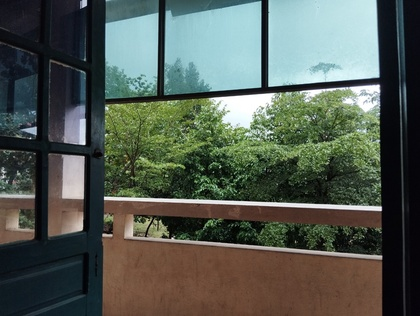
%> input picture phongcanh04.jpg, 420 x 316 px, shrunk from 1280 x 963 before the run
$ octave Gaussian_low_pass_filter.m   (GNU Octave 9; MATLAB toolbox functions it lacks are replaced by stand-ins)
%> lines starting %> are read from the running program, lines starting %| are printed output that depends on the picture
%Bo loc thong thap Gaussian
clc, clearvars, close all;

im = rgb2gray(imread('phongcanh04.jpg'));
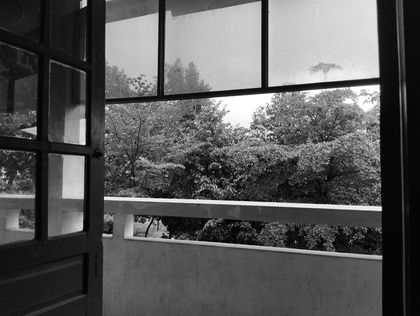
%> im: size 316x420 uint8; min 0, max 255, mean 87.6


[col, row] = size(im);
%> col = 316; row = 420
D0 = 0.5*min(col,row);
%> D0 = 158
H = zeros(col, row);
cx = round(col/2);
%> cx = 158
cy = round(row/2);
%> cy = 210
imf = fftshift(fft2(im));

for i = 1 : col
    for j = 1 : row
        d = (i-cx).^2 + (j-cy).^2;
        H(i,j) = exp(-(d.^2)/(2*D0.^2));
    end
end
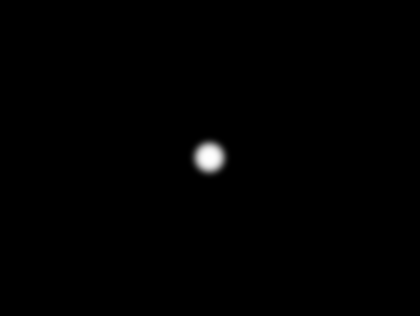
%> H: size 316x420 double; min 0, max 1, mean 0.00469

outf = imf.*H;
out = abs(ifft2(outf));
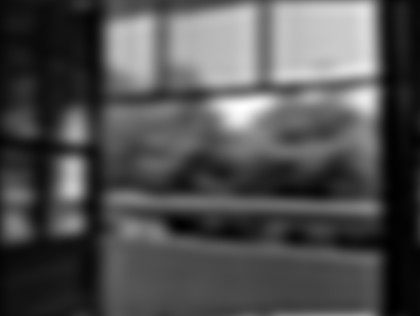
%> out: size 316x420 double; min 4.16, max 268.6, mean 87.6; drawn with min black and max white

figure
subplot(131), imshow(im), title('Original Image');
subplot(132), imshow(uint8(outf)), title('Gaussian Filter');
%> (this line was passed over: imshow is not available in this run)
subplot(133), imshow(uint8(out)), title('Filtered Image');

$ run again, with phongcanh01.jpg copied over phongcanh04.jpg
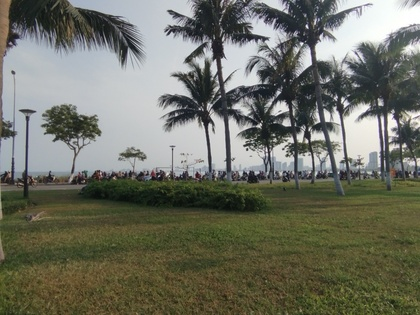
%> input picture phongcanh01.jpg, 420 x 315 px, shrunk from 1280 x 960 before the run
%> `im = rgb2gray(imread('phongcanh04.jpg'));`:
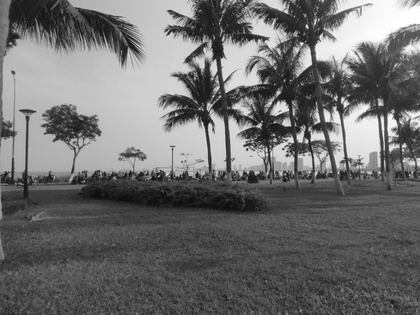
%> im: size 315x420 uint8; min 10, max 255, mean 110
%> `out = abs(ifft2(outf));`:
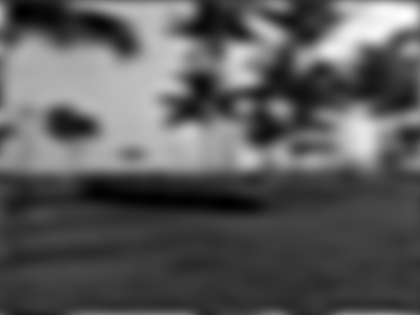
%> out: size 315x420 double; min 21.95, max 267.8, mean 110; drawn with min black and max white

$ run again, with phongcanh02.jpg copied over phongcanh04.jpg
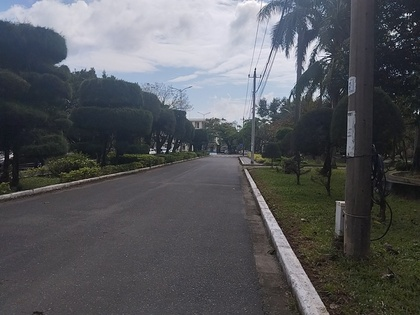
%> input picture phongcanh02.jpg, 420 x 315 px, shrunk from 1280 x 960 before the run
%> `im = rgb2gray(imread('phongcanh04.jpg'));`:
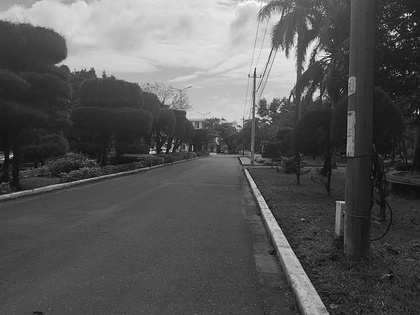
%> im: size 315x420 uint8; min 1, max 255, mean 87.5
%> `out = abs(ifft2(outf));`:
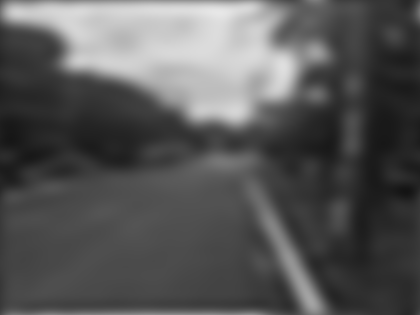
%> out: size 315x420 double; min 20.07, max 231.4, mean 87.5

$ run again, with phongcanh03.jpg copied over phongcanh04.jpg
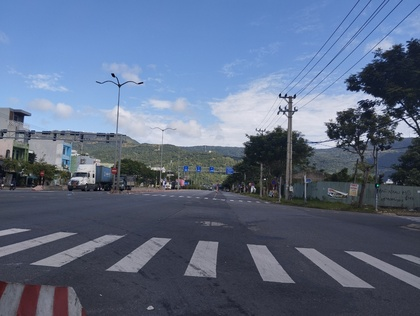
%> input picture phongcanh03.jpg, 420 x 316 px, shrunk from 1280 x 963 before the run
%> `im = rgb2gray(imread('phongcanh04.jpg'));`:
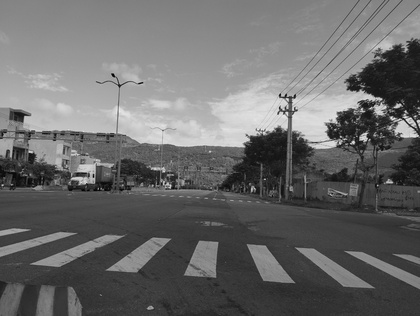
%> im: size 316x420 uint8; min 1, max 240, mean 105.8
%> `out = abs(ifft2(outf));`:
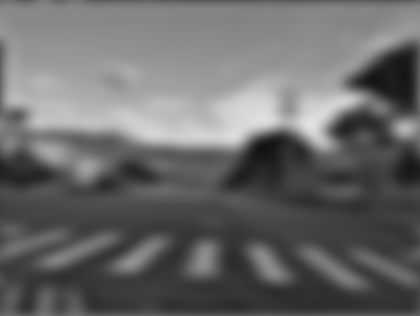
%> out: size 316x420 double; min 17.71, max 226.1, mean 105.8
